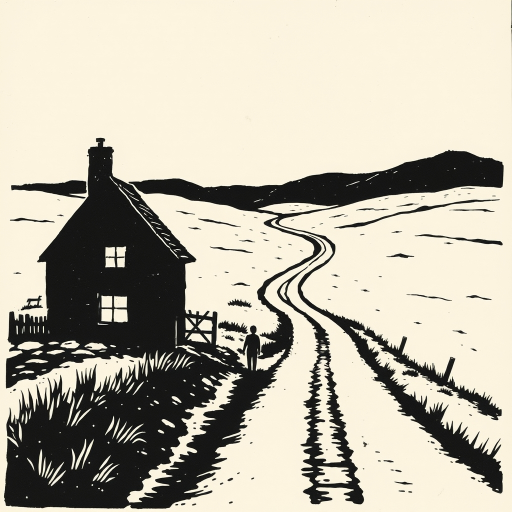
#> input picture assets-src/01-ordinary-world.png, 1024 x 1024 px, found by its file name (shown at 1/2 size); its folder holds only this picture in this run
$ python process.py
#> lines starting #> are read from the running program, lines starting #| are printed output that depends on the picture
"""Turn cream-paper linocut PNGs into alpha ink masks (black RGB + alpha) as WebP."""
import sys, os
from PIL import Image, ImageOps
src_dir = os.path.expanduser('~/workspace/journey/assets-src')
out_dir = os.path.expanduser('~/workspace/journey/public/img')
names = sys.argv[1:] or sorted(f for f in os.listdir(src_dir) if f.endswith('.png'))
for f in names:
    p = os.path.join(src_dir, f)
    im = Image.open(p).convert('L')
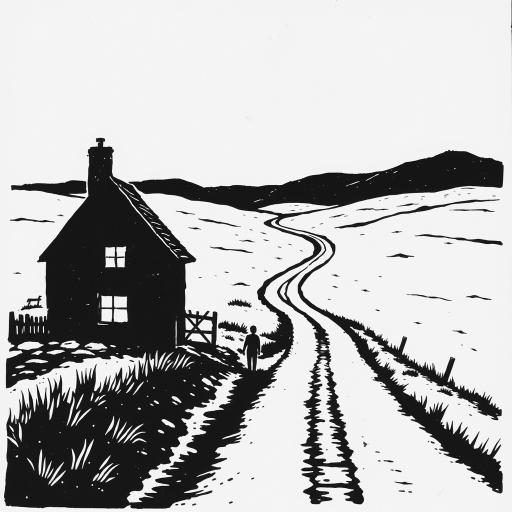
#> im: PIL image 1024x1024 L (shown at 1/2 size); min 0, max 255, mean 180.8
    w, h = im.size
#> w = 1024; h = 1024
    # crop: 6% sides/top, 10% bottom (signatures and frame lines live there)
    im = im.crop((int(w*.06), int(h*.06), int(w*.94), int(h*.90)))
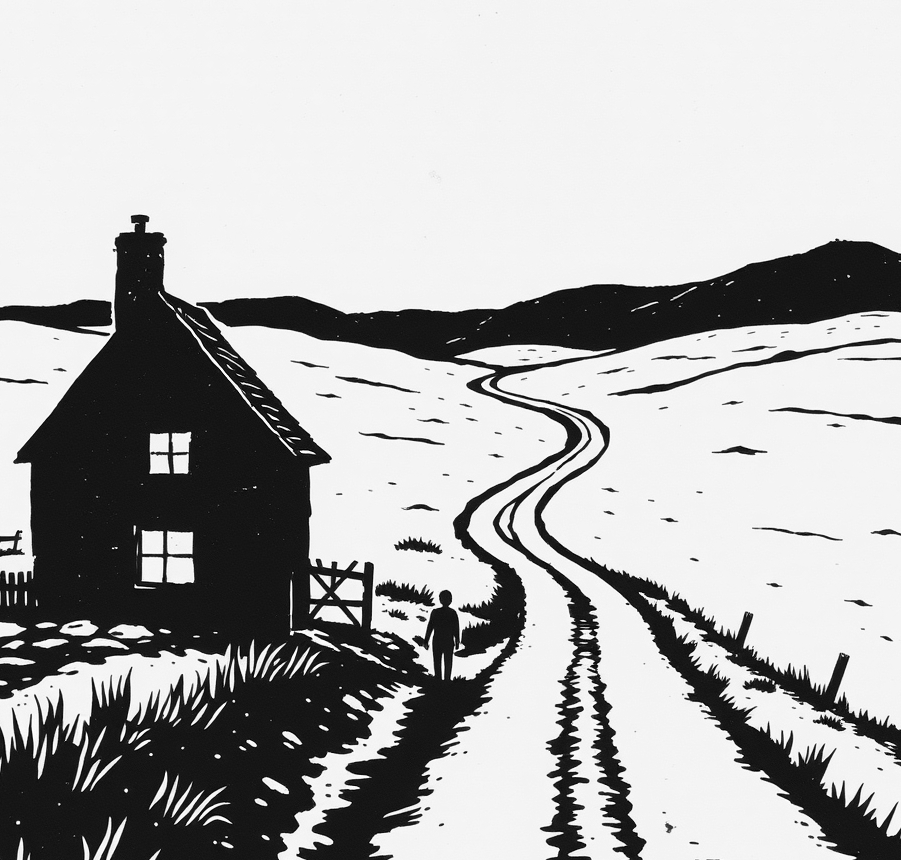
#> im: PIL image 901x860 L; min 0, max 255, mean 174.8
    # square it again from the centre
    w, h = im.size; s = min(w, h)
#> after `w, h = im.size`: w = 901; h = 860
#> after `s = min(w, h)`: s = 860
    im = im.crop(((w-s)//2, (h-s)//2, (w-s)//2+s, (h-s)//2+s))
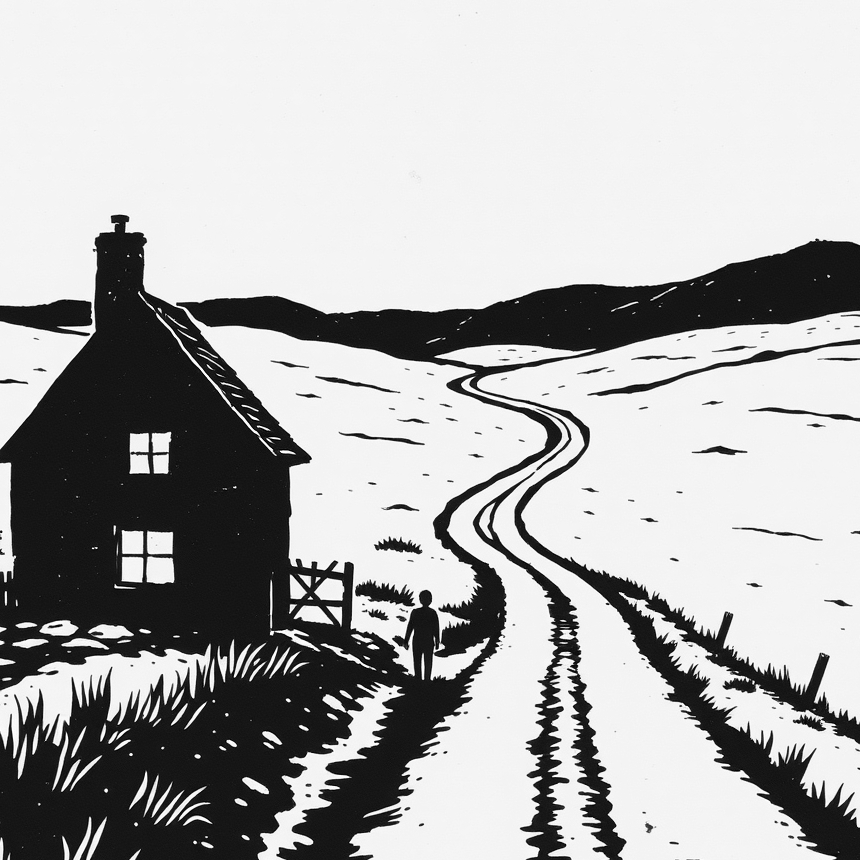
#> im: PIL image 860x860 L; min 0, max 255, mean 173.8
    im = im.resize((800, 800), Image.LANCZOS)
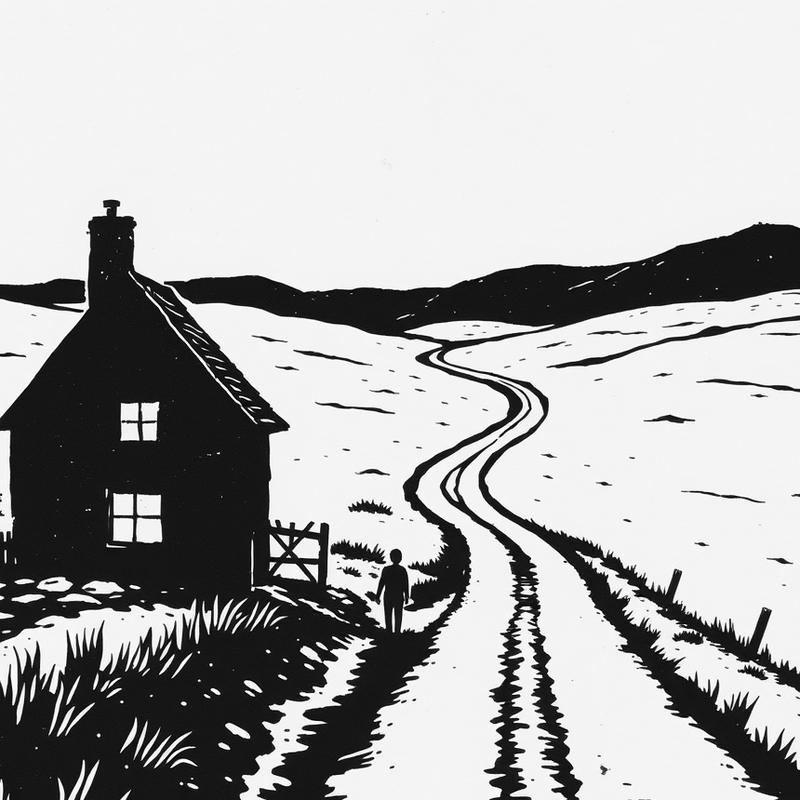
#> im: PIL image 800x800 L; min 0, max 255, mean 173.8
    # levels: paper (>=200) -> transparent, ink (<=70) -> opaque
    lo, hi = 70, 200
    alpha = im.point(lambda v: 255 if v <= lo else (0 if v >= hi else int(255 * (hi - v) / (hi - lo))))
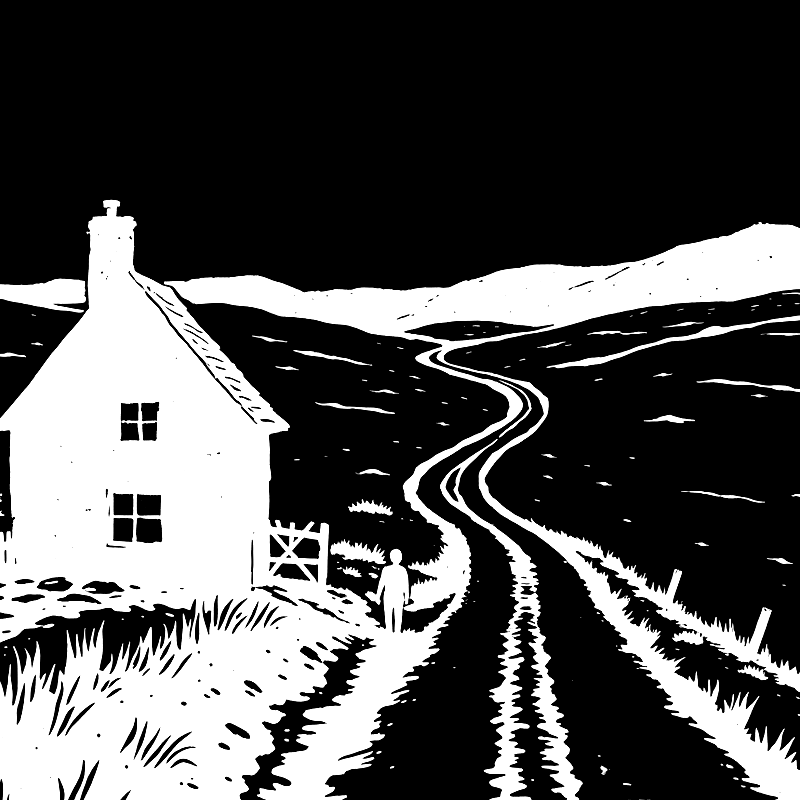
#> alpha: PIL image 800x800 L; min 0, max 255, mean 80.7
    out = Image.new('RGBA', im.size, (0, 0, 0, 0))
#> out: PIL image 800x800 RGBA; every value is 0
    out.putalpha(alpha)
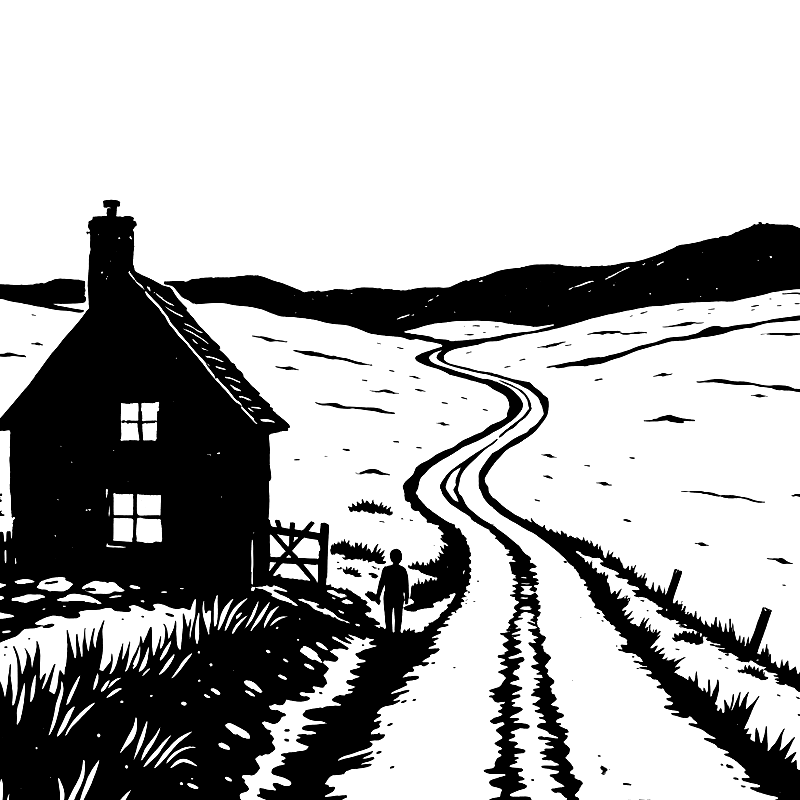
#> out: PIL image 800x800 RGBA; mean R, G, B, A 0, 0, 0, 80.7; transparent parts drawn white
    name = os.path.splitext(os.path.basename(f))[0]
    out.save(os.path.join(out_dir, name + '.webp'), 'WEBP', quality=80, method=6)
    print(name, os.path.getsize(os.path.join(out_dir, name + '.webp')))

$ run again, on assets-src/06-tests.png
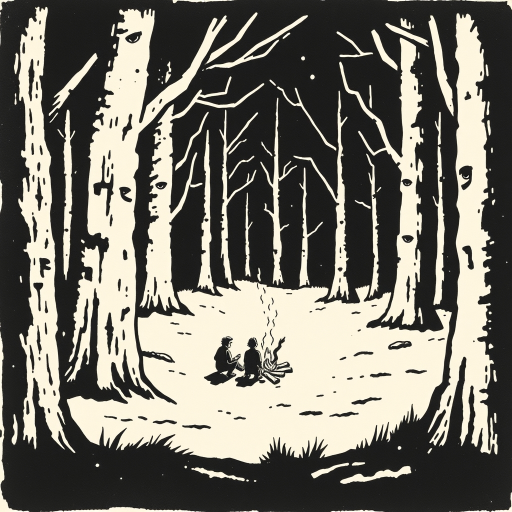
#> input picture assets-src/06-tests.png, 1024 x 1024 px, found by its file name (shown at 1/2 size)
#> `alpha = im.point(lambda v: 255 if v <= lo else (0 if v >= hi else int(..`:
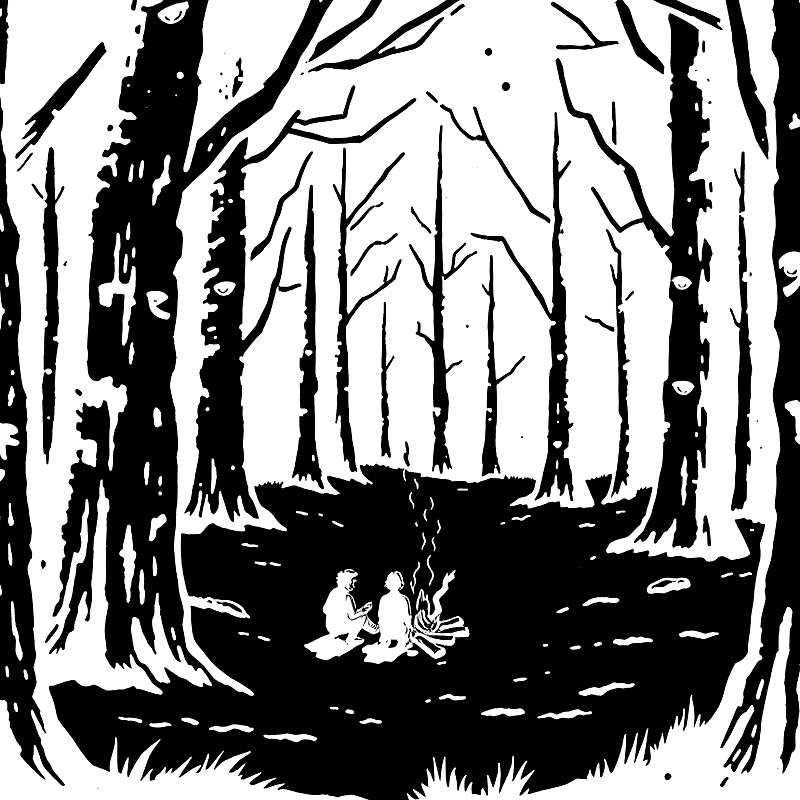
#> alpha: PIL image 800x800 L; min 0, max 255, mean 133
#> `out.putalpha(alpha)`:
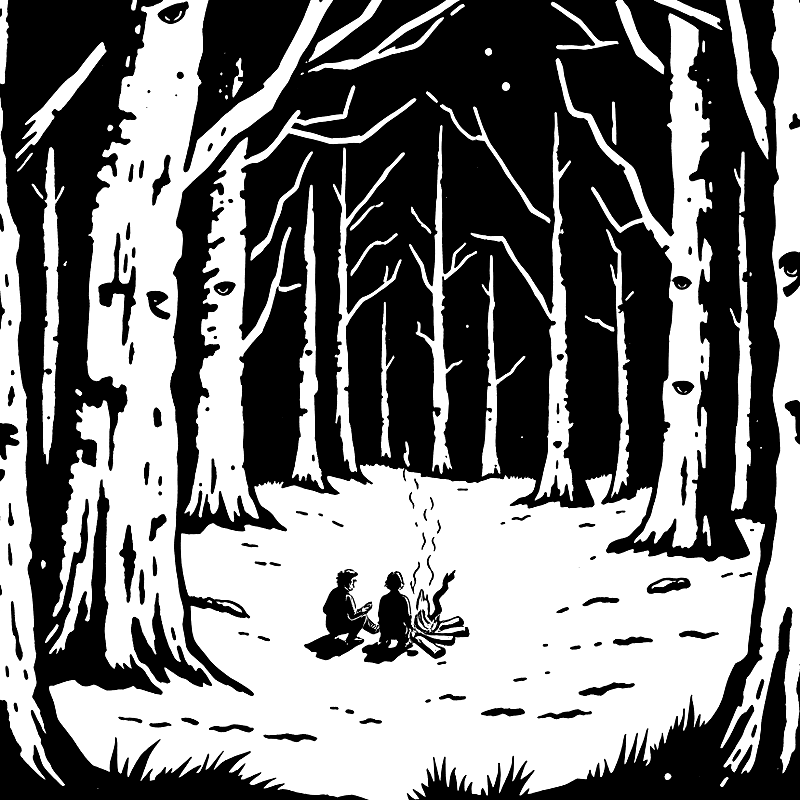
#> out: PIL image 800x800 RGBA; mean R, G, B, A 0, 0, 0, 133; transparent parts drawn white

$ run again, on assets-src/07-approach.png
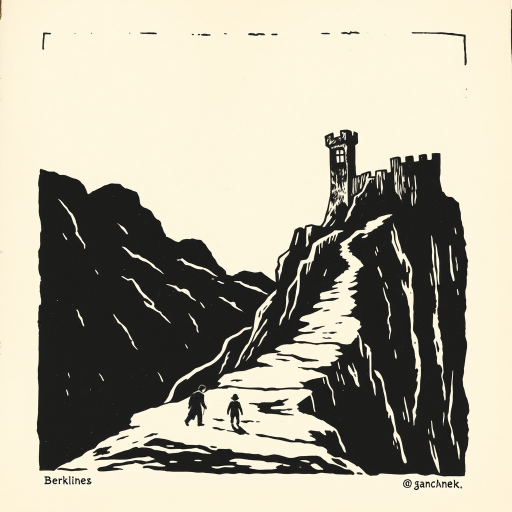
#> input picture assets-src/07-approach.png, 1024 x 1024 px, found by its file name (shown at 1/2 size)
#> `alpha = im.point(lambda v: 255 if v <= lo else (0 if v >= hi else int(..`:
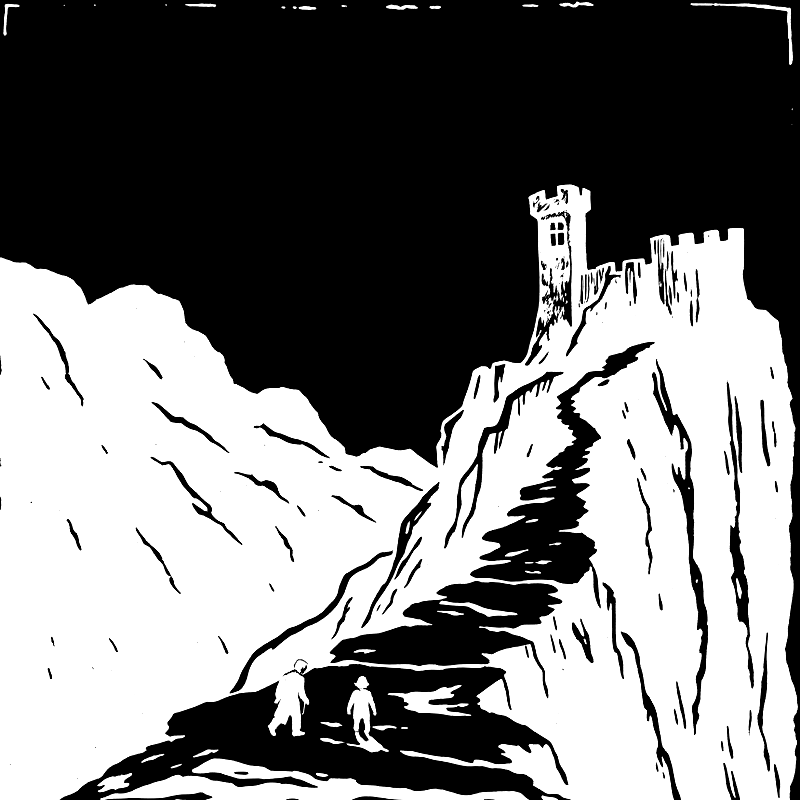
#> alpha: PIL image 800x800 L; min 0, max 255, mean 119.6
#> `out.putalpha(alpha)`:
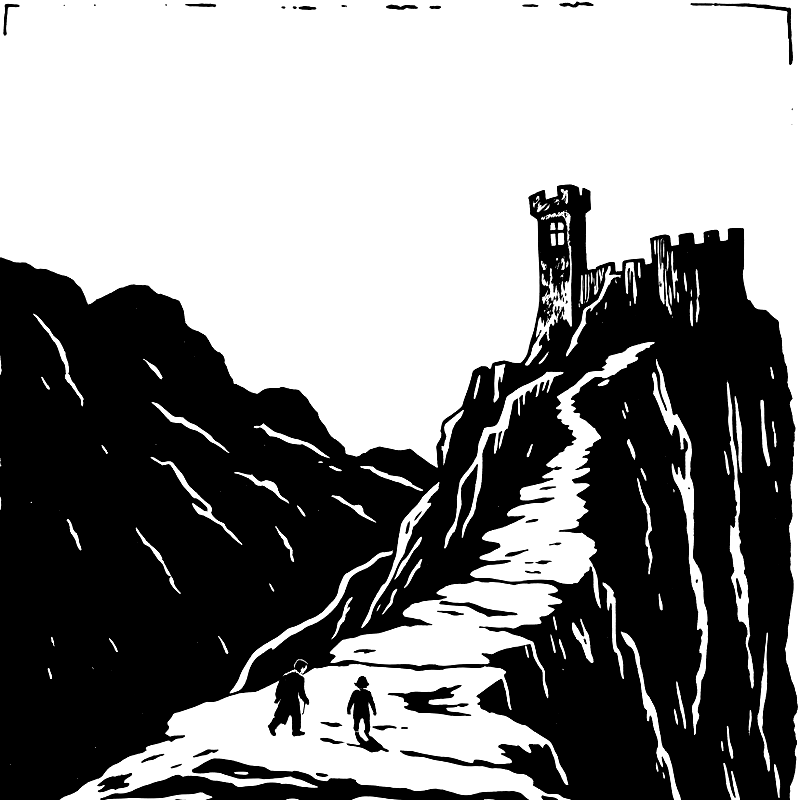
#> out: PIL image 800x800 RGBA; mean R, G, B, A 0, 0, 0, 119.6; transparent parts drawn white

$ run again, on assets-src/08-ordeal.png
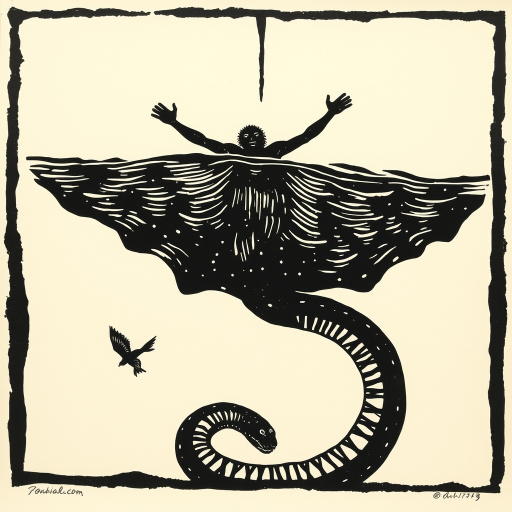
#> input picture assets-src/08-ordeal.png, 1024 x 1024 px, found by its file name (shown at 1/2 size)
#> `alpha = im.point(lambda v: 255 if v <= lo else (0 if v >= hi else int(..`:
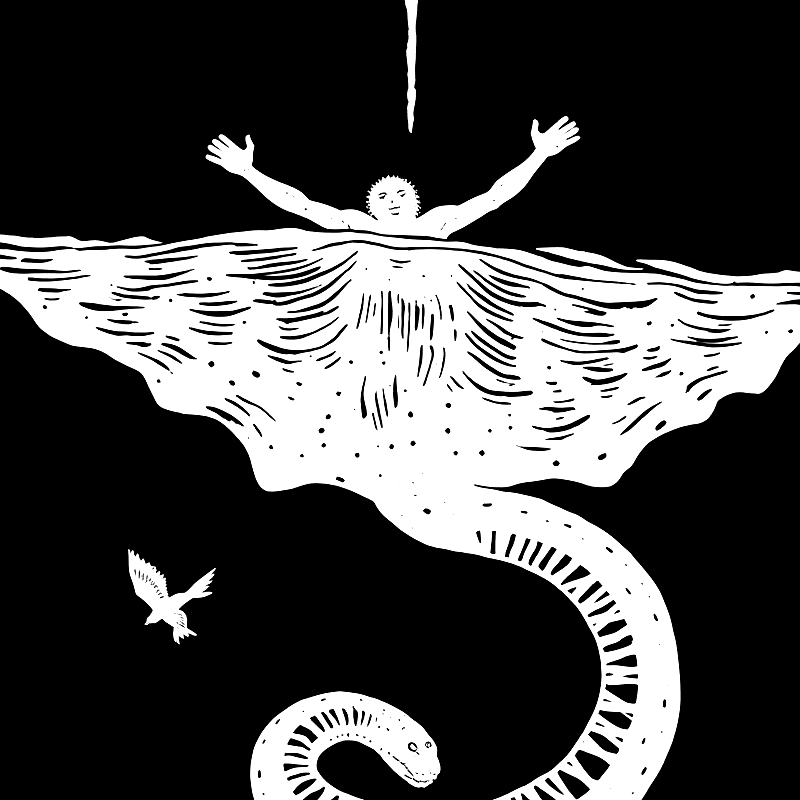
#> alpha: PIL image 800x800 L; min 0, max 255, mean 74.3
#> `out.putalpha(alpha)`:
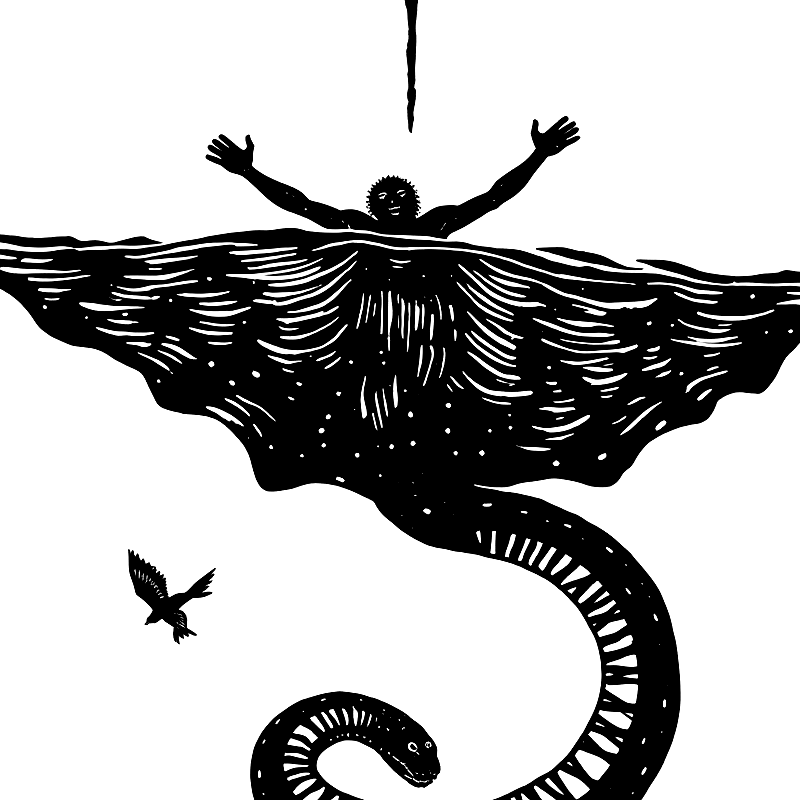
#> out: PIL image 800x800 RGBA; mean R, G, B, A 0, 0, 0, 74.3; transparent parts drawn white
